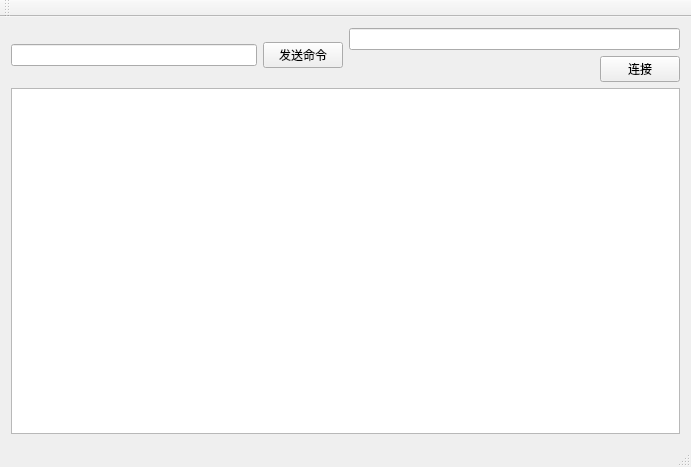
<?xml version="1.0" encoding="UTF-8"?>
<ui version="4.0">
 <class>MainWindow</class>
 <widget class="QMainWindow" name="MainWindow">
  <property name="geometry">
   <rect>
    <x>0</x>
    <y>0</y>
    <width>691</width>
    <height>467</height>
   </rect>
  </property>
  <property name="windowTitle">
   <string>MainWindow</string>
  </property>
  <widget class="QWidget" name="centralWidget">
   <layout class="QVBoxLayout" name="verticalLayout_2">
    <item>
     <layout class="QHBoxLayout" name="horizontalLayout_3">
      <item>
       <layout class="QHBoxLayout" name="horizontalLayout_2">
        <item>
         <widget class="QLineEdit" name="lineEdit"/>
        </item>
        <item>
         <widget class="QPushButton" name="pushsend">
          <property name="sizePolicy">
           <sizepolicy hsizetype="Preferred" vsizetype="Fixed">
            <horstretch>0</horstretch>
            <verstretch>0</verstretch>
           </sizepolicy>
          </property>
          <property name="text">
           <string>发送命令</string>
          </property>
         </widget>
        </item>
       </layout>
      </item>
      <item>
       <layout class="QVBoxLayout" name="verticalLayout">
        <item>
         <widget class="QLineEdit" name="lineip"/>
        </item>
        <item>
         <layout class="QHBoxLayout" name="horizontalLayout">
          <item>
           <spacer name="horizontalSpacer">
            <property name="orientation">
             <enum>Qt::Horizontal</enum>
            </property>
            <property name="sizeHint" stdset="0">
             <size>
              <width>40</width>
              <height>20</height>
             </size>
            </property>
           </spacer>
          </item>
          <item>
           <widget class="QPushButton" name="pushcon">
            <property name="text">
             <string>连接</string>
            </property>
           </widget>
          </item>
         </layout>
        </item>
       </layout>
      </item>
     </layout>
    </item>
    <item>
     <widget class="QTextEdit" name="textEdit"/>
    </item>
   </layout>
  </widget>
  <widget class="QMenuBar" name="menuBar">
   <property name="geometry">
    <rect>
     <x>0</x>
     <y>0</y>
     <width>691</width>
     <height>23</height>
    </rect>
   </property>
  </widget>
  <widget class="QToolBar" name="mainToolBar">
   <attribute name="toolBarArea">
    <enum>TopToolBarArea</enum>
   </attribute>
   <attribute name="toolBarBreak">
    <bool>false</bool>
   </attribute>
  </widget>
  <widget class="QStatusBar" name="statusBar"/>
 </widget>
 <layoutdefault spacing="6" margin="11"/>
 <resources/>
 <connections/>
</ui>
